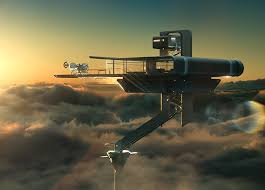
#> input picture image/images.jpeg, 265 x 190 px, given in place of the camera
$ python examplemulti.py   (Python 2 division)
#> lines starting #> are read from the running program, lines starting #| are printed output that depends on the picture; after the words box and inside, x2 and y2 are one past the last pixel; in counts of white or black regions, pixels touching at a corner belong together
import cv2
import numpy as np


captura = cv2.VideoCapture(0)


while(1):


    _, imagen = captura.read()
#> imagen is the input picture: shape (190, 265, 3); mean B, G, R 71.6, 96.6, 100
    hsv = cv2.cvtColor(imagen, cv2.COLOR_BGR2HSV)
#> hsv: shape (190, 265, 3); mean H, S, V 37.8, 79.5, 105.4
    verde_bajos = np.array([49,50,50], dtype=np.uint8)

    #verde_altos = np.array([80, 255, 255], dtype=np.uint8)
    blue = np.array([130,255,255], dtype=np.uint8)
    mask = cv2.inRange(hsv, verde_bajos, blue)
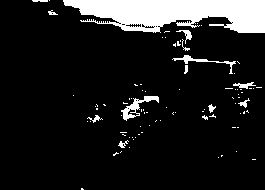
#> mask: shape (190, 265); 11.6% white; 88 white regions (75 under 20 px), largest, box (x1, y1, x2, y2) and area: (63, 0, 265, 33) 4753, (121, 96, 159, 121) 281, (172, 55, 236, 74) 191


    moments = cv2.moments(mask)
#> moments = moments, m00 1490985, centre m10/m00, m01/m00 = (173.4, 26.4)
    area = moments['m00']
#> area = 1490985
    if(area > 2000000):

        x = int(moments['m10']/moments['m00'])
        y = int(moments['m01']/moments['m00'])
        #z = int(moments['m01']/moments['m00'])

        print "x = ", x
        print "y = ", y
        #print "z = ", z
        cv2.rectangle(imagen, (x,y),(x+2, y+2), (0,0,255),10)


    cv2.imshow('mask', mask)
    cv2.imshow('Camara', imagen)
    tecla = cv2.waitKey(5) & 0xFF
#> (key Esc is pressed here)
    if tecla == 27:
        break

cv2.destroyAllWindows()

$ run again, on image/diff1.png
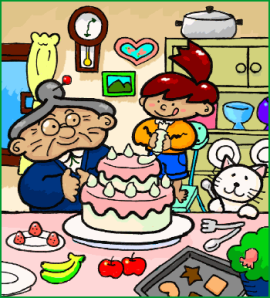
#> input picture image/diff1.png, 270 x 298 px, given in place of the camera
#> imagen is the input picture: shape (298, 270, 3); mean B, G, R 125.9, 151.1, 159.6
#> hsv: shape (298, 270, 3); mean H, S, V 29.2, 99.3, 179.6
#> `mask = cv2.inRange(hsv, verde_bajos, blue)`:
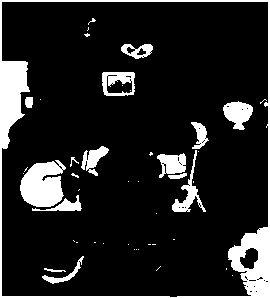
#> mask: shape (298, 270); 13.4% white; 46 white regions (31 under 20 px), largest, box (x1, y1, x2, y2) and area: (0, 0, 270, 298) 5471, (20, 160, 66, 207) 1564, (223, 101, 253, 130) 558
#> moments = moments, m00 2749665, centre m10/m00, m01/m00 = (125.9, 162.9)
#> area = 2749665
#> x = 125
#> y = 162
#| x =  125
#| y =  162
#> `cv2.rectangle(imagen, (x,y),(x+2, y+2), (0,0,255),10)`:
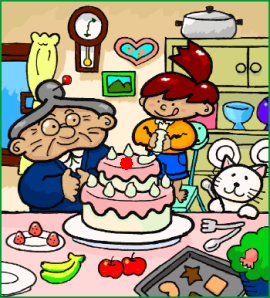
#> imagen: shape (298, 270, 3); 0.16% of pixels changed, all inside (x1, y1, x2, y2) = (120, 157, 133, 170)

$ run again, on image/mesi.jpg
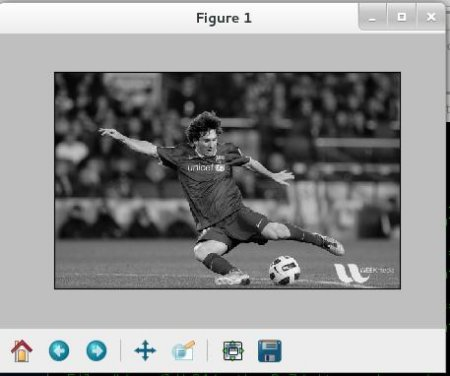
#> input picture image/mesi.jpg, 450 x 376 px, given in place of the camera
#> imagen is the input picture: shape (376, 450, 3); mean B, G, R 146.9, 146.8, 146.2
#> hsv: shape (376, 450, 3); mean H, S, V 7.2, 3.1, 147.2
#> `mask = cv2.inRange(hsv, verde_bajos, blue)`:
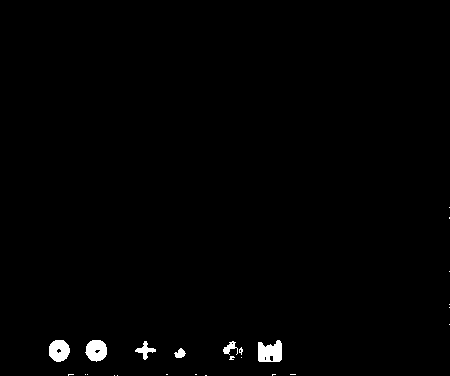
#> mask: shape (376, 450); 0.91% white; 25 white regions (19 under 20 px), largest, box (x1, y1, x2, y2) and area: (258, 340, 282, 362) 423, (85, 340, 107, 362) 364, (49, 340, 70, 362) 357, (135, 341, 156, 360) 147, (223, 341, 238, 355) 98, (174, 348, 186, 358) 75
#> moments = moments, m00 391170, centre m10/m00, m01/m00 = (158.9, 350.7)
#> area = 391170
